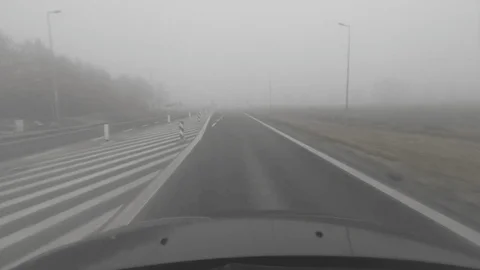
#> input picture My_Test/1 (1).png, 480 x 270 px; its folder holds only this picture in this run
$ python canny_edge.py   (older library calls are emulated)
#> lines starting #> are read from the running program, lines starting #| are printed output that depends on the picture; after the words box and inside, x2 and y2 are one past the last pixel; in counts of white or black regions, pixels touching at a corner belong together
# Part 1.3 - Canny edge detector
# Our Python version of the Project 3 canny() pipeline:
#   1. 5x5 Gaussian smoothing (kernel/273)
#   2. 2x2 P/Q gradient kernels -> magnitude m, orientation alpha
#   3. 4-sector non-maxima suppression
#   4. Hysteresis (theta_low = 5% of max, theta_high = 2.5 * theta_low)
#
# Also save cv2.Canny() output at 3 different threshold pairs for comparison.

import os, glob, cv2, numpy as np

INPUT_DIR = "/Users/jenilkathrotiya/Downloads/rgb_anon_trainvaltest/rgb_anon"
PER_WEATHER = 1

OUT_DIR = os.path.join(os.path.dirname(__file__), "Canny_Edge_Images")
os.makedirs(OUT_DIR, exist_ok=True)

# 5x5 Gaussian / 273
GAUSS = np.array([
    [1,  4,  7,  4, 1],
    [4, 16, 26, 16, 4],
    [7, 26, 41, 26, 7],
    [4, 16, 26, 16, 4],
    [1,  4,  7,  4, 1]
], dtype=np.float64) / 273.0

# 2x2 P/Q gradient kernels
P = np.array([[0.5,  0.5], [-0.5, -0.5]], dtype=np.float64)
Q = np.array([[0.5, -0.5], [ 0.5, -0.5]], dtype=np.float64)


def canny_from_scratch(gray, theta_low_frac=0.05, theta_high_mult=2.5):
    # step 1: smooth
    g = gray.astype(np.float64)
    s = cv2.filter2D(g, cv2.CV_64F, GAUSS, borderType=cv2.BORDER_REPLICATE)

    # step 2: gradient
    p = cv2.filter2D(s, cv2.CV_64F, P, borderType=cv2.BORDER_REPLICATE)
    q = cv2.filter2D(s, cv2.CV_64F, Q, borderType=cv2.BORDER_REPLICATE)
    m = np.sqrt(p * p + q * q)
    alpha = np.degrees(np.arctan2(q, p))
    alpha[alpha < 0] += 360

    # step 3: 4-sector NMS
    # sector 0=horizontal edge, 1=NE-SW diag, 2=vertical edge, 3=NW-SE diag
    zeta = np.full(m.shape, -1, dtype=np.int8)
    zeta[((alpha >= 0) & (alpha < 22.5)) | ((alpha >= 157.5) & (alpha < 202.5)) |
         ((alpha >= 337.5) & (alpha <= 360))] = 0
    zeta[((alpha >= 22.5) & (alpha < 67.5)) | ((alpha >= 202.5) & (alpha < 247.5))] = 1
    zeta[((alpha >= 67.5) & (alpha < 112.5)) | ((alpha >= 247.5) & (alpha < 292.5))] = 2
    zeta[zeta == -1] = 3

    pad = np.pad(m, 1, mode="edge")
    n1 = np.zeros_like(m)
    n2 = np.zeros_like(m)
    s0 = (zeta == 0); s1 = (zeta == 1); s2 = (zeta == 2); s3 = (zeta == 3)
    n1[s0] = pad[:-2, 1:-1][s0]; n2[s0] = pad[2:, 1:-1][s0]
    n1[s1] = pad[:-2, :-2][s1];  n2[s1] = pad[2:,  2:][s1]
    n1[s2] = pad[1:-1, :-2][s2]; n2[s2] = pad[1:-1, 2:][s2]
    n1[s3] = pad[:-2, 2:][s3];   n2[s3] = pad[2:,  :-2][s3]

    e = np.where((m >= n1) & (m >= n2), m, 0.0)
    e[0, :] = e[-1, :] = e[:, 0] = e[:, -1] = 0  # border pixels = no edge

    # step 4: hysteresis
    max_e = float(e.max())
    if max_e <= 0:
        return np.zeros_like(gray, dtype=np.uint8)
    theta_l = max_e * theta_low_frac
    theta_h = theta_l * theta_high_mult

    strong = (e > theta_h).astype(np.uint8)
    candidate = ((e >= theta_l) & (e <= theta_h)).astype(np.uint8)
    union = (strong | candidate).astype(np.uint8)

    # candidates connected to a strong edge through other candidates become edges
    n_comp, labels = cv2.connectedComponents(union, connectivity=8)
    keep = np.zeros(n_comp, dtype=bool)
    keep[np.unique(labels[strong.astype(bool)])] = True
    keep[0] = False  # background
    return (keep[labels].astype(np.uint8) * 255)


def find_images():
    images = []
    for cond in ["fog", "night", "rain", "snow"]:
        files = sorted(glob.glob(f"{INPUT_DIR}/{cond}/train/*/*_rgb_anon.png"))
        for f in files[:PER_WEATHER]:
            images.append((f, cond))
    if images:
        return images
    my_test = os.path.join(os.path.dirname(__file__), "..", "..", "My_Test")
    return [(f, "test") for f in sorted(glob.glob(os.path.join(my_test, "*.png")))]


images = find_images()
print(f"Processing {len(images)} images")

cv2_presets = [("low_50_150", 50, 150), ("mid_75_200", 75, 200), ("high_100_250", 100, 250)]

for path, cond in images:
    name = cond + "__" + os.path.splitext(os.path.basename(path))[0]
    img = cv2.imread(path)
#> img is the input picture: shape (270, 480, 3); mean B, G, R 136, 137, 137.2
    gray = cv2.cvtColor(img, cv2.COLOR_BGR2GRAY)

    cv2.imwrite(f"{OUT_DIR}/{name}__00_source.png", gray)
    cv2.imwrite(f"{OUT_DIR}/{name}__01_project3.png", canny_from_scratch(gray))
#> in canny_from_scratch, `q = cv2.filter2D(s, cv2.CV_64F, Q, borderType=cv2.BORDER_REPLICATE)`:
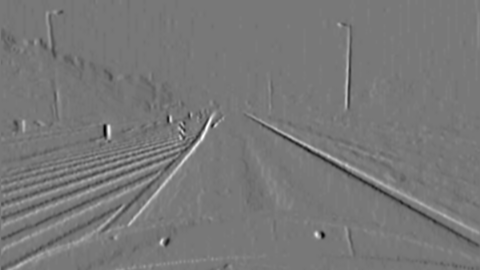
#> q: shape (270, 480) float64; min -12.06, max 13.55, mean 0.00161; drawn with min black and max white
#> in canny_from_scratch, `alpha[alpha < 0] += 360`:
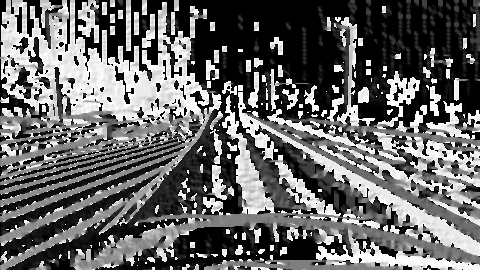
#> alpha: shape (270, 480) float64; min 0, max 360, mean 144.4; drawn with min black and max white
#> in canny_from_scratch, `n1[s1] = pad[:-2, :-2][s1]`: n1: shape (270, 480) float64; min 0, max 16.64, mean 1.17
#> in canny_from_scratch, `n2[s1] = pad[2:, 2:][s1]`: n2: shape (270, 480) float64; min 0, max 16.69, mean 1.17
#> in canny_from_scratch, `n1[s2] = pad[1:-1, :-2][s2]`: n1: shape (270, 480) float64; min 0, max 16.64, mean 1.23
#> in canny_from_scratch, `n2[s2] = pad[1:-1, 2:][s2]`: n2: shape (270, 480) float64; min 0, max 16.69, mean 1.24
#> in canny_from_scratch, `n1[s3] = pad[:-2, 2:][s3]`:
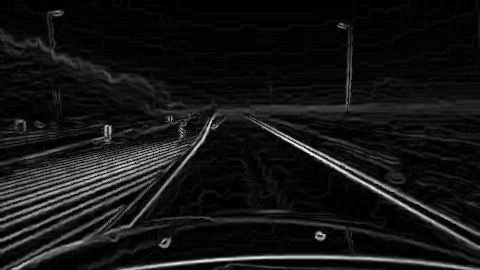
#> n1: shape (270, 480) float64; min 0, max 17.55, mean 1.48; drawn with min black and max white
#> in canny_from_scratch, `n2[s3] = pad[2:, :-2][s3]`:
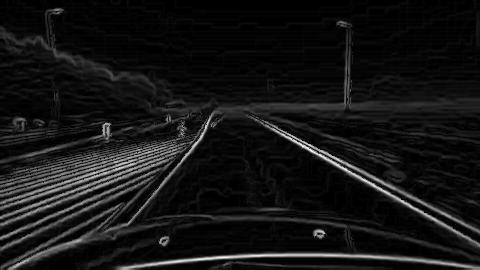
#> n2: shape (270, 480) float64; min 0, max 17.55, mean 1.49; drawn with min black and max white
#> in canny_from_scratch, `e[0, :] = e[-1, :] = e[:, 0] = e[:, -1] = 0`: e: shape (270, 480) float64; min 0, max 17.55, mean 0.523
#> in canny_from_scratch, `max_e = float(e.max())`: max_e = 17.55
#> in canny_from_scratch, `theta_l = max_e * theta_low_frac`: theta_l = 0.877
#> in canny_from_scratch, `theta_h = theta_l * theta_high_mult`: theta_h = 2.19
#> in canny_from_scratch, `strong = (e > theta_h).astype(np.uint8)`:
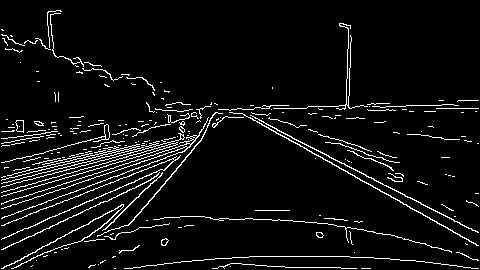
#> strong: shape (270, 480); values 0 (black) and 1 (white), 6% white in thin lines or dots
#> in canny_from_scratch, `candidate = ((e >= theta_l) & (e <= theta_h)).astype(np.uint8)`: candidate: shape (270, 480); values 0 (black) and 1 (white), 5.1% white in thin lines or dots
#> in canny_from_scratch, `union = (strong | candidate).astype(np.uint8)`: union: shape (270, 480); values 0 (black) and 1 (white), 11.1% white in thin lines or dots
#> in canny_from_scratch, `n_comp, labels = cv2.connectedComponents(union, connectivity=8)`:
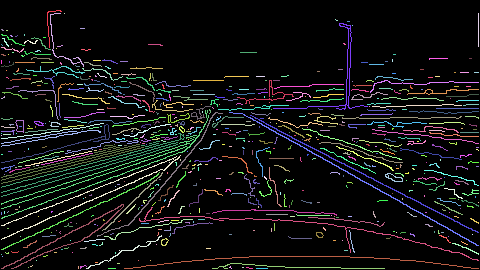
#> labels: shape (270, 480) int32; 635 distinct labels, from 0 to 634; one colour per label, 0 black
#> in canny_from_scratch, `n_comp, labels = cv2.connectedComponents(union, connectivity=8)`: n_comp = 635
#> in canny_from_scratch, `return (keep[labels].astype(np.uint8) * 255)`: returned value: shape (270, 480); 7.8% white in thin lines or dots

    for label, lo, hi in cv2_presets:
        cv2.imwrite(f"{OUT_DIR}/{name}__cv2_{label}.png",
                    cv2.Canny(gray, lo, hi, L2gradient=True))
#> this loop made 3 passes
#> pass 2, `cv2.imwrite(f"{OUT_DIR}/{name}__cv2_{label}.png", cv2.Canny(gray, lo, ..`:
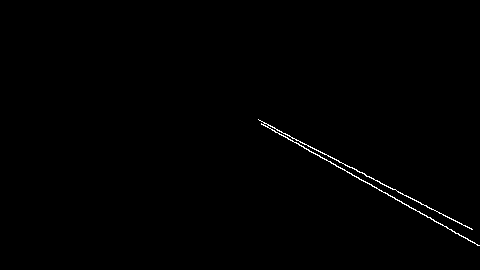
#> saved as test__1 (1)__cv2_mid_75_200.png: shape (270, 480); 0.49% white in thin lines or dots, all inside (x1, y1, x2, y2) = (258, 119, 480, 246)

    print(f"  done: {os.path.basename(path)}")

print(f"\nSaved to {OUT_DIR}")
